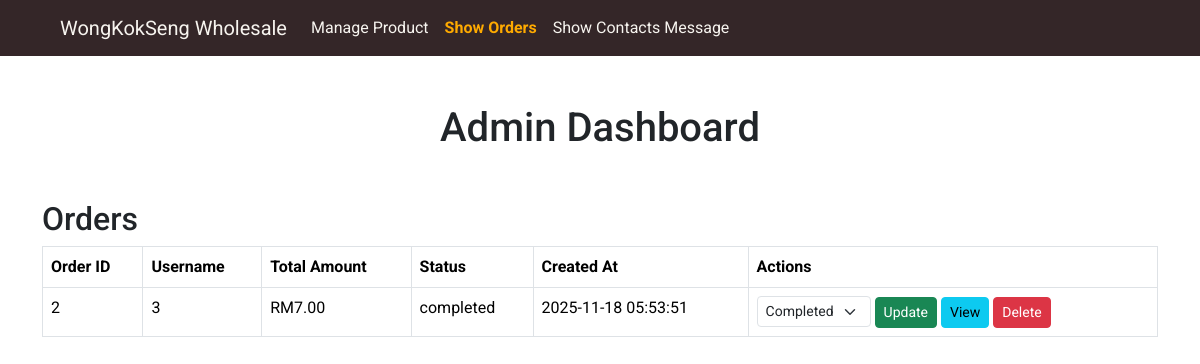
Before: /admin/order_controller.php with the older database file.
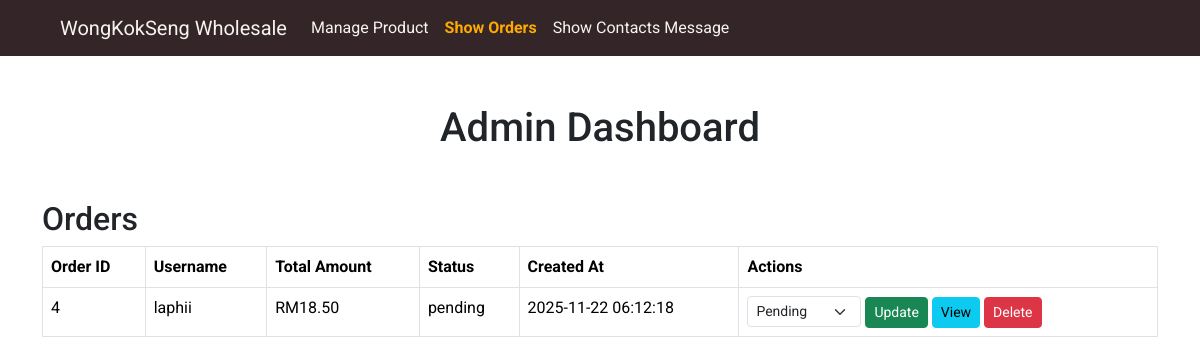
After: the same page with the newer database file.
### tables this page shows
CREATE TABLE `orders` (
  `order_id` int(11) NOT NULL,
  `user_id` int(11) NOT NULL,
  `user_name` varchar(255) NOT NULL,
  `total_amount` decimal(10,2) NOT NULL,
  `status` enum('pending','cancelled','completed','') NOT NULL DEFAULT 'pending',
  `created_at` timestamp NOT NULL DEFAULT current_timestamp()
);

### admin/order_controller.php (the view, shortened to what this page needs)
<?php
include '../auth/db_connect.php';
$order_sql = "SELECT * FROM orders ORDER BY created_at DESC";
$order_result = $conn->query($order_sql);
?>
<!DOCTYPE html>
<html lang="en">
<head>
    <link href="https://cdn.jsdelivr.net/npm/bootstrap@5.3.8/dist/css/bootstrap.min.css" rel="stylesheet">
    <link href="../css/style.css" rel="stylesheet">
</head>
<body>
    <header class="navbar navbar-expand-lg sticky-top custom-nav-bg px-5">
        <div class="container-fluid">
            <a class="navbar-brand custom-nav-text" href="../index.php">WongKokSeng Wholesale</a>
            <div class="collapse navbar-collapse" id="navbarNav">
                <ul class="navbar-nav me-auto mb-2 mb-lg-0 text-white">
                    <li class="nav-item">
                        <a class="nav-link custom-nav-text" href="admin_dashboard.php">Manage Product</a>
                    </li>
                    <li class="nav-item">
                        <a class="nav-link custom-nav-text-active" href="order_controller.php">Show Orders</a>
                    </li>
                    <li class="nav-item">
                        <a class="nav-link custom-nav-text" href="message_controller.php">Show Contacts Message</a>
                    </li>
                </ul>
            </div>
        </div>
    </header>
    <div class="container mt-5">
        <h1 class="text-center">Admin Dashboard</h1>
        <div class="mt-5">
            <h2>Orders</h2>
            <table class="table table-bordered">
                <thead>
                    <tr>
                        <th>Order ID</th>
                        <th>Username</th>
                        <th>Total Amount</th>
                        <th>Status</th>
                        <th>Created At</th>
                        <th>Actions</th>
                    </tr>
                </thead>
                <tbody>
                    <?php while ($row = $order_result->fetch_assoc()): ?>
                        <tr>
                            <td><?= htmlspecialchars($row['order_id']) ?></td>
                            <td><?= htmlspecialchars($row['user_name']) ?></td>
                            <td>RM<?= htmlspecialchars($row['total_amount']) ?></td>
                            <td><?= htmlspecialchars($row['status']) ?></td>
                            <td><?= htmlspecialchars($row['created_at']) ?></td>
                            <td>
                                <form action="order_controller.php" method="POST" class="d-inline">
                                    <select name="status" class="form-select form-select-sm d-inline w-auto">
                                        <option value="pending" <?= $row['status'] === 'pending' ? 'selected' : '' ?>>Pending
                                        </option>
                                        <option value="completed" <?= $row['status'] === 'completed' ? 'selected' : '' ?>>
                                            Completed</option>
                                    </select>
                                    <button type="submit" name="update_order_status"
                                        class="btn btn-success btn-sm">Update</button>
                                </form>
                                <a href="viewOrderDetails.php?id=<?= $row['order_id'] ?>"
                                    class="btn btn-info btn-sm">View</a>
                                <form action="delete_order.php" method="POST" class="d-inline"
                                    onsubmit="return confirm('Are you sure you want to delete this order?');">
                                    <button type="submit" class="btn btn-danger btn-sm">Delete</button>
                                </form>
                            </td>
                        </tr>
                    <?php endwhile; ?>
                </tbody>
            </table>
        </div>
</body>
</html>

### css/style.css (style rules this page uses)
:root { --font-main: 'Roboto', sans-serif; --text-color: #F7F4EF; --textImportant-color: #FEAA00; --primary-color: #788402; --background-color: #342628; }
body { font-family: var(--font-main); }
.custom-nav-bg { background-color: var(--background-color) !important; color: var(--text-color) !important; }
.custom-nav-text { color: var(--text-color) !important; }
.custom-nav-text-active { color: var(--textImportant-color) !important; font-weight: bold; }

Changed rows visible on the page:
removed orders: order_id "2", user_name "3", total_amount "7.00", status "completed", created_at "2025-11-18 05:53:51", status "Completed"
added orders: order_id "4", user_name "laphii", total_amount "18.50", status "pending", created_at "2025-11-22 06:12:18", status "Pending"
